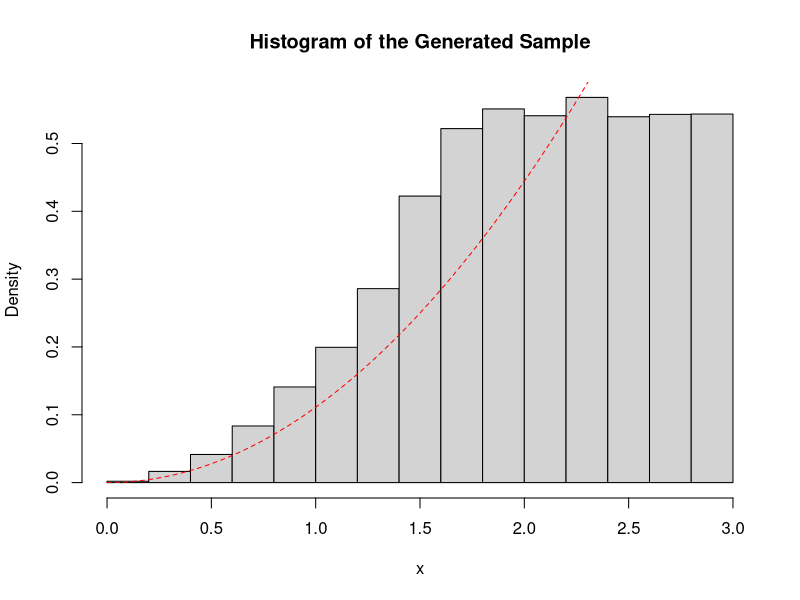

Here is the R script that generated this plot:
## ---- chunk 1
N = 10000     # number fo values
i = 0         # number of candidate values before N valid values are generated using the proposal distribution
n = 0         # iterations
y = NULL      # empty vector
# our function
f <- function(x) {
  fx = (x**2)/9
  return(fx)
}

# generating values
while (n <= N) {
  i = i + 1             # iterator
  x = runif(1, 0, 3)    # random number generated
  u = runif(1)          # uniformly generated value
  c = 3                 # max value of ratio
  a = (9*f(x))*(1/c)    # alpha value used for rejection
  
  # accepting/rejecting values
  if (u <= a) {
    n = n + 1
    y[n] = x
  }
}

# A little sneak at our values
y[1:50]
## ---- chunk 2
hist(y, probability = TRUE, xlab = "x", main = "Histogram of the Generated Sample")
curve(f, add = TRUE, lty = "dashed", col = "red")
## ---- chunk 3
cat("Our rejection rate is",1-(N/i),".")
## ---- chunk 4
m = mean(y)
stddev = sd(y)

cat("Our distribution has the mean", m, "and the standard deviation", stddev)
## ---- chunk 5
pexp(2, 1/m)
